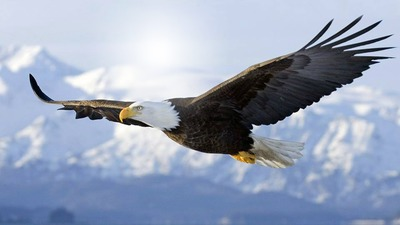
#> input picture kartal.jpg, 400 x 225 px
$ python '4-resme efekt uygulama.py'
#> lines starting #> are read from the running program, lines starting #| are printed output that depends on the picture; after the words box and inside, x2 and y2 are one past the last pixel; in counts of white or black regions, pixels touching at a corner belong together
import re
import cv2
import numpy as np
resim = cv2.imread("kartal.jpg")
#> resim is the input picture: shape (225, 400, 3); mean B, G, R 186.2, 164.7, 153.3
resim[:, :, 0] = 100  # 0 mavi 1 yesil 2 kırmızı bu hepsine efekt uygulma
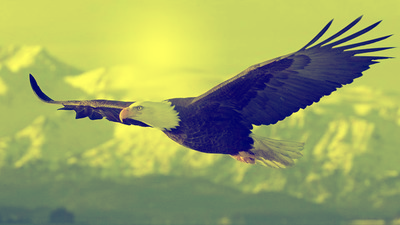
#> resim: shape (225, 400, 3); mean B, G, R 100, 164.7, 153.3
# belli bir yere uygulama birincisi y paremtersi ikincix paremetre sol kose refrenas alınarak
resim[100:200, 15:20, 2] = 200
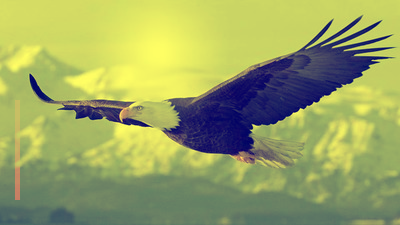
#> resim: shape (225, 400, 3); 0.55% of pixels changed, all inside (x1, y1, x2, y2) = (15, 100, 20, 200)
cv2.imshow("resim", resim)

cv2.waitKey(0)
cv2.destroyAllWindows(0)
